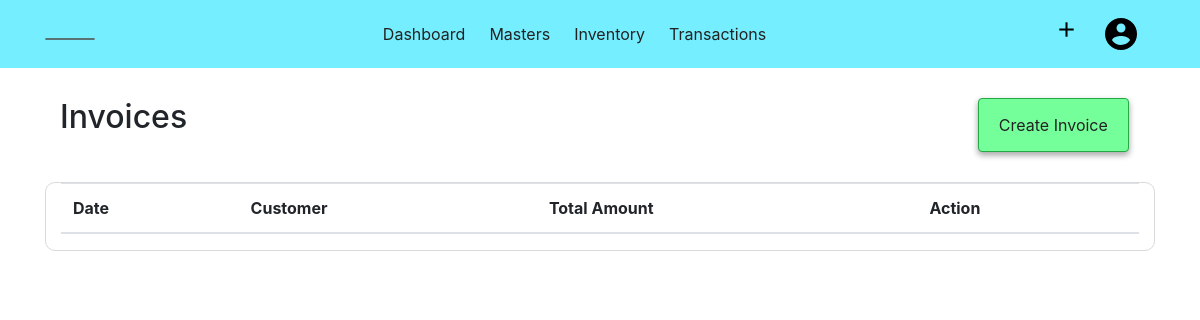
The app's page /invoice (signed in), older data.
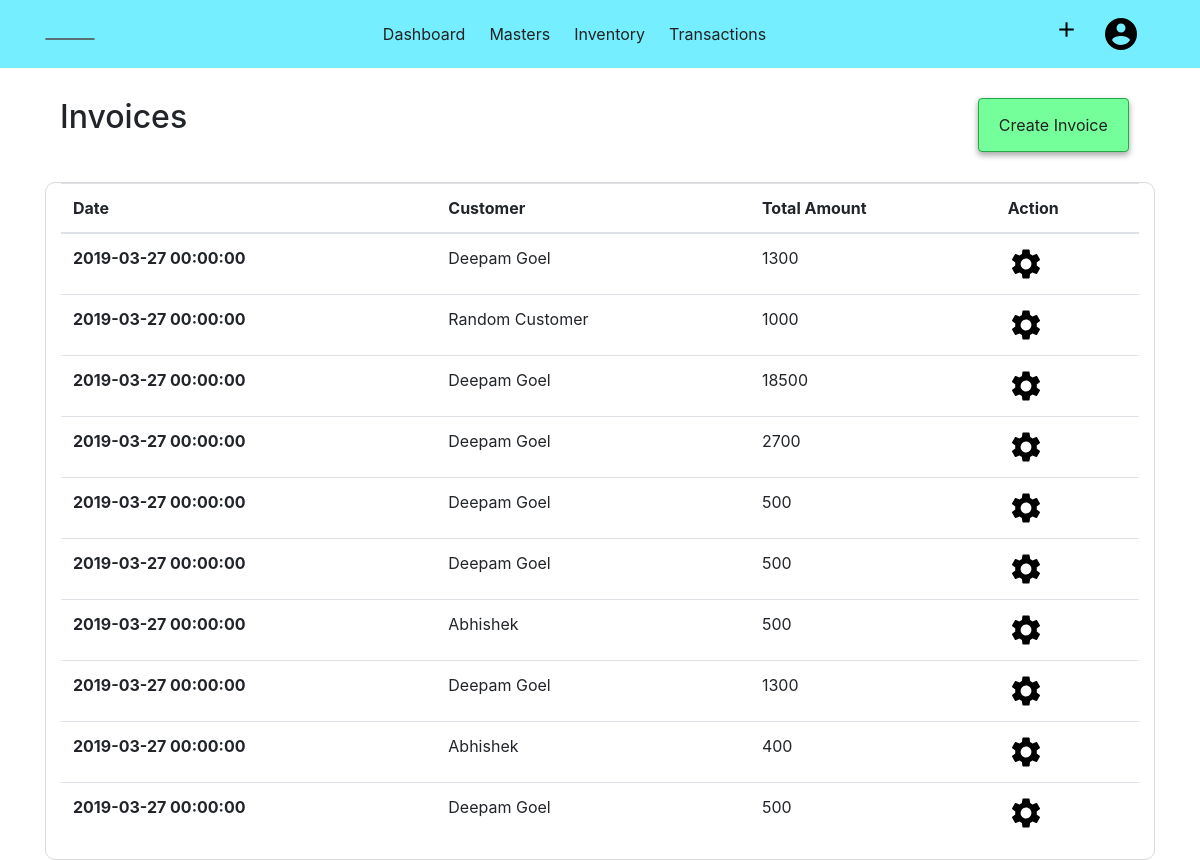
The same page, newer data.
### acsystem/models.py (models this page shows, shortened)
class Sales(db.Model):
    id = db.Column(db.Integer, primary_key=True)
    customer = db.Column(db.String(40), nullable=False)
    date = db.Column(db.DateTime, nullable=False)
    invoiceno = db.Column(db.Integer, nullable=False)
    totalamount = db.Column(db.Integer)
    salesitems = db.relationship('SalesItem', lazy=True, cascade="all, delete-orphan")
    company_id = db.Column(db.Integer, db.ForeignKey('company.id', ondelete="CASCADE"), nullable=False)

### acsystem/transactions/routes.py (the view)
@transactions.route('/invoice')
@login_required
def invoice():
    if current_user.activecompany == 0:
        flash(f"No Company is Activated! ","warning")
        return redirect(url_for('company.companies'))
    sales = Sales.query.filter_by(company_id = current_user.activecompany).order_by(Sales.id.desc()).all()
    return render_template('transactiontemplate/invoice.html', title='Invoice', sales = sales)

### acsystem/models.py (called while the page is built)
@login_manager.user_loader
def load_user(user_id):
    return User.query.get(int(user_id))

### acsystem/templates/transactiontemplate/invoice.html
{% extends "layout.html"%}
{% block content %}
<div class="container">
    <div class="container-fluid">
        <h2 class="float-left">Invoices</h2>
        <ul class="nav justify-content-end">
            <li class="btn btn-success float-right">
                <a class="nav-link" href="{{ url_for('transactions.createinvoice') }}">Create Invoice</a>
            </li>
        </ul>
    </div>
    <div class="container-fluid" style="border:1px solid rgb(218, 218, 218); border-radius:10px;">
        <table class="table table-hover">
            <thead>
                <tr>
                    <th scope="col">Date</th>
                    <th scope="col">Customer</th>
                    <th scope="col">Total Amount</th>
                    <th scope="col">Action</th>
                </tr>
            </thead>
            <tbody>
                {% for sale in sales %}
                <tr>
                    <th scope="row">{{sale.date }}</th>
                    <td>{{ sale.customer }}</td>
                    <td>{{ sale.totalamount }}</td>
                    <td>
                        <a href="#">
                        <img src="{{ url_for('static',filename='images/setting.png') }}" alt="Setting">
                        </a>
                    </td>
                {% endfor %}
            </tbody>
        </table>
    </div>
</div>
{% endblock content %}

### acsystem/templates/layout.html (shortened to what this page needs)
{% extends "header.html" %}
{% block body %}
<nav class="navbar navbar-expand-lg">
    <div class="container">
        <ul class="navbar-nav">
            <li>
                {% if activecomp %}
                <a class="navbar-brand" href="{{ url_for('company.companies') }}">{{ activecomp.companyname }} </a>
                {% else %}
                <a class="navbar-brand" href="{{ url_for('company.companies') }}">Select Company </a>
                {% endif %}
            </li>
        </ul>
        <ul class="navbar-nav">
            <li class="nav-item">
                <a class="nav-link" href="{{ url_for('users.dashboard')}}">Dashboard</a>
            </li>
            <li class="nav-item dropdown">
                <a class="nav-link dropdown-toggle" href="#" id="drop1" data-toggle="dropdown">
                    Masters
                </a>
            </li>
            <li class="nav-item dropdown">
                <a class="nav-link dropdown-toggle" href="#" id="drop2" data-toggle="dropdown">
                    Inventory
                </a>
            </li>
            <li class="nav-item dropdown">
                <a class="nav-link dropdown-toggle" href="#" id="drop2" data-toggle="dropdown">
                    Transactions
                </a>
            </li>
        </ul>
        <ul class="navbar-nav">
            <li class="nav-item dropdown">
                <a class="nav-link dropdown-toggle" href="#" id="dropadd" data-toggle="dropdown">
                    <img src="{{url_for('static', filename='images/add.png')}}" alt="+" width="25px;"></a>
            </li>
            <li class="nav-item dropdown">
                <a class="nav-link dropdown-toggle" href="#" id="dropaccount" data-toggle="dropdown">
                    <img src="{{ url_for('static', filename='images/user.png')}}" alt="Account">
                </a>
            </li>
        </ul>
    </div>
</nav>
    {% block content%} {% endblock %}
{% endblock %}

### acsystem/templates/header.html (shortened to what this page needs)
<!DOCTYPE html>
<html lang="en">
<head>
    <link rel="stylesheet" href="{{url_for('static', filename='bootstrap.css')}}">
    <link rel="stylesheet" href="{{url_for('static', filename='main.css')}}">
    <link rel="stylesheet" href="{{url_for('static', filename='style.css')}}">
    <link rel="stylesheet" href="https:/cdnjs.cloudflare.com/ajax/libs/toastr.js/latest/toastr.min.css">
</head>
<body>
        {% block body%} {% endblock %}
</body>
</html>

### acsystem/static/main.css (style rules this page uses)
a { color: rgb(34, 34, 34) !important; }

### acsystem/static/style.css (style rules this page uses)
.btn { -webkit-box-shadow: 0 3px 6px rgba(0, 0, 0, 0.16), 0 3px 6px rgba(0, 0, 0, 0.23); box-shadow: 0 3px 6px rgba(0, 0, 0, 0.16), 0 3px 6px rgba(0, 0, 0, 0.23); }
.dropdown ::after { display: none !important; }
.navbar-brand { color: rgba(0, 0, 0, 0.822); border: 1px solid rgba(83, 83, 83, 0.8); border-radius: 30px; padding: 0 1.5rem; }
.nav-item { display: block; padding-right: .5rem; }
.navbar-nav { -webkit-box-orient: horizontal !important; -webkit-box-direction: normal !important; -ms-flex-direction: row !important; flex-direction: row !important; }
.nav-link { color: rgba(12, 12, 12, 0.76); padding: .5rem !important; }
.navbar { background-color: #75efff; }
.btn { margin: 0 .7rem; }
.btn-success { background-color: #75ff9b !important; }
.container-fluid { margin-top: 30px !important; }

Row changes from the older to the newer data that the page shows:
added Sales: date "2019-03-27 00:00:00", customer "Deepam Goel", totalamount "1300"
added Sales: date "2019-03-27 00:00:00", customer "Random Customer", totalamount "1000"
added Sales: date "2019-03-27 00:00:00", customer "Deepam Goel", totalamount "18500"
added Sales: date "2019-03-27 00:00:00", customer "Deepam Goel", totalamount "2700"
added Sales: date "2019-03-27 00:00:00", customer "Deepam Goel", totalamount "500"
added Sales: date "2019-03-27 00:00:00", customer "Deepam Goel", totalamount "500"
added Sales: date "2019-03-27 00:00:00", customer "Abhishek", totalamount "500"
added Sales: date "2019-03-27 00:00:00", customer "Deepam Goel", totalamount "1300"
added Sales: date "2019-03-27 00:00:00", customer "Abhishek", totalamount "400"
added Sales: date "2019-03-27 00:00:00", customer "Deepam Goel", totalamount "500"
